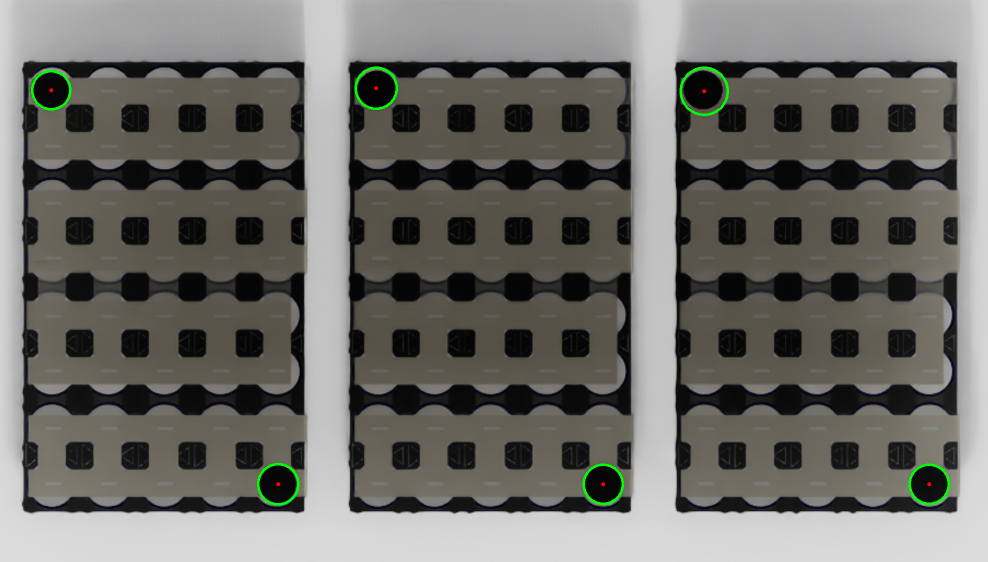
#> input picture perception_prototype/experiments/hough_circle_approach/debug_output.png, 1975 x 1123 px (shown at 1/2 size)
$ python -i pose_estimation.py   (imports and definitions only)
#> lines starting #> are read from the running program, lines starting #| are printed output that depends on the picture; after the words box and inside, x2 and y2 are one past the last pixel; in counts of white or black regions, pixels touching at a corner belong together
#> further down, picture is the input picture: shape (1123, 1975, 3); mean B, G, R 103.6, 108, 109
"""top-down 이미지에서 단자 홀(볼트 포스트)의 픽셀 좌표를 Hough Circle로 검출."""
import math
import os
import sys

import cv2
import numpy as np

MODULE_MIN_AREA_PX = 50000

HOUGH_PARAMS = dict(
    dp=1,
    minDist=200,
    param1=100,
    param2=25,
    minRadius=25,
    maxRadius=55,
)
CIRCULARITY_THRESHOLD = 0.6
# 뭐하는 코드임?: Hough Circle 검출에 쓰이는 설정값들 모아둔 것.
# ---
# 왜 이렇게 짬?: 숫자를 함수 안에 박아넣지 않고 위로 따로 뺀 이유는, 나중에 이 값들만 보고 바로 조정 할 수 있게 하려고.
# minRadius=25, maxRadius=55는 실제 사진에서 구멍 반지름을 측정해서 나온 값이고,
# CIRCULARITY_THRESHOLD=0.6은 진짜 구멍(원형도 0.88~0.90)이랑 가짜 사각형(0.16~0.40)을 실측해서 그 사이 값으로 잡은 것
# ---
# 흐름: 이 자체는 실행되는 코드 X 아래 함수들이 참조하는 "설정판"이다.


def _circularity(gray: np.ndarray, x: int, y: int, r: int) -> float:
    """후보 원 주변만 잘라 원형도(1에 가까울수록 원)를 계산.

    배터리 모듈 표면의 사각형 셀 무늬가 Hough 반지름 범위와 겹쳐서
    같이 검출되는데, 무늬는 원형도가 뚜렷이 낮아(0.16~0.40) 실제
    단자 홀(0.88~0.90)과 구분됨. 밝기 기준 대신 이걸 쓰는 이유는
    조명이 바뀌어도 모양 자체는 유지되어 더 안정적이기 때문.
    """
    pad = int(r * 1.5)
    h, w = gray.shape
    x0, x1 = max(0, x - pad), min(w, x + pad)
    y0, y1 = max(0, y - pad), min(h, y + pad)
    roi = gray[y0:y1, x0:x1]
    if roi.size == 0:
        return 0.0
    _, th = cv2.threshold(roi, 0, 255, cv2.THRESH_BINARY_INV + cv2.THRESH_OTSU)
    contours, _ = cv2.findContours(th, cv2.RETR_EXTERNAL, cv2.CHAIN_APPROX_SIMPLE)
    if not contours:
        return 0.0
    c = max(contours, key=cv2.contourArea)
    area = cv2.contourArea(c)
    peri = cv2.arcLength(c, True)
    if peri == 0:
        return 0.0
    return 4 * np.pi * area / (peri * peri)
# 뭐하는 코드임?: 원 후보 하나가 "진짜 원처럼 생겼는지" 점수(0~1)를 계산.
# ---
# 왜 이렇게 짬?: 처음엔 "안쪽이 얼마나 어두운가"로 진짜/가짜를 구분했는데, 조명이 바뀌면 그 기준이 틀어지는 걸 실험으로 확인했다.
# 그래서 "밝기"가 아니라 "모양"으로 바꿨다.
# > 모양은 조명이 바뀌어도 그대로라 더 안정적이기 때문이다. 이름 앞에 _가 붙은 이유는 "이 파일 안에서만 쓰는 부품이고, 밖에선 직접 부르지 마세요."란 표시
# ---
# 흐름: 혼자 실행 안됨. 아래 detect_terminal_holes() 안에서 원 후보 하나하나마다 불려서 씀.


def detect_terminal_holes(image: np.ndarray) -> list[tuple[int, int, int]]:
    """BGR 이미지에서 단자 홀의 (x, y, r) 픽셀 좌표 리스트를 반환."""
    gray = cv2.cvtColor(image, cv2.COLOR_BGR2GRAY)
    blurred = cv2.medianBlur(gray, 5)
    circles = cv2.HoughCircles(blurred, cv2.HOUGH_GRADIENT, **HOUGH_PARAMS)
#> circles = 14 rows, first 8: [1408.5, 181.5, 49.4], [555.5, 967.5, 37.1], [101.5, 179.5, 35.3], [752.5, 176.5, 37.7], [1858.5, 967.5, 36.1], [103.5, 966.5, 46.3], [1204.5, 741.5, 46.8], [1205.5, 972.5, 40.8]
    if circles is None:
        return []

    holes = []
    for x, y, r in np.round(circles[0, :]).astype(int):
        if _circularity(gray, x, y, r) >= CIRCULARITY_THRESHOLD:
            holes.append((int(x), int(y), int(r)))
#> this loop made 14 passes
#> (x, y, r, pad in _circularity, x0 in _circularity, x1 in _circularity, y0 in _circularity, y1 in _circularity) on passes 1 to 12: (1408, 182, 49, 73, 1335, 1481, 109, 255), (556, 968, 37, 55, 501, 611, 913, 1023), (102, 180, 35, 52, 50, 154, 128, 232), (752, 176, 38, 57, 695, 809, 119, 233), (1858, 968, 36, 54, 1804, 1912, 914, 1022), (104, 966, 46, 69, 35, 173, 897, 1035), (1204, 742, 47, 70, 1134, 1274, 672, 812), (1206, 972, 41, 61, 1145, 1267, 911, 1033), (552, 742, 46, 69, 483, 621, 673, 811), (1206, 180, 45, 67, 1139, 1273, 113, 247), (1858, 740, 47, 70, 1788, 1928, 670, 810), (102, 408, 49, 73, 29, 175, 335, 481)
#> pass 1, in _circularity, `roi = gray[y0:y1, x0:x1]`:
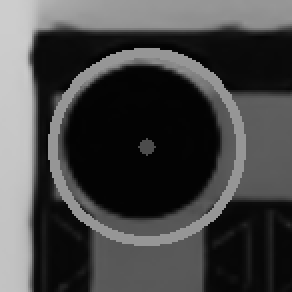
#> roi: shape (146, 146) (shown 2 times larger); min 2, max 205, mean 69.6
#> pass 1, in _circularity, `_, th = cv2.threshold(roi, 0, 255, cv2.THRESH_BINARY_INV + cv2.THRESH_..`:
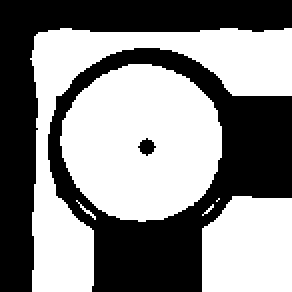
#> th: shape (146, 146) (shown 2 times larger); 53.3% white; 3 black regions, box (x1, y1, x2, y2) and area: (24, 24, 146, 146) 5397, (0, 0, 146, 146) 4499, (69, 69, 78, 78) 49
#> pass 2, in _circularity (call 2), `roi = gray[y0:y1, x0:x1]`:
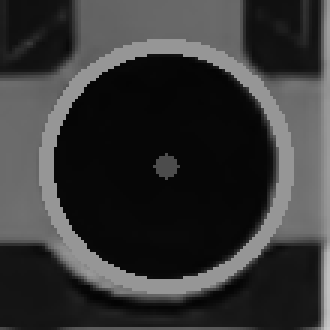
#> roi: shape (110, 110) (shown 3 times larger); min 3, max 201, mean 53.5
#> pass 2, in _circularity (call 2), `_, th = cv2.threshold(roi, 0, 255, cv2.THRESH_BINARY_INV + cv2.THRESH_..`:
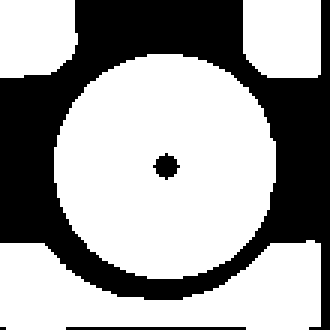
#> th: shape (110, 110) (shown 3 times larger); 63% white; 4 black regions (1 under 20 px), largest, box (x1, y1, x2, y2) and area: (0, 0, 110, 110) 4370, (22, 109, 82, 110) 60, (51, 51, 60, 60) 49
#> after the loop, holes = [(1408, 182, 49), (556, 968, 37), (102, 180, 35), (752, 176, 38), (1858, 968, 36), (1206, 972, 41)]
    return holes
# 뭐하는 코드임?: 사진 한 장을 받아서, 진짜 단자 구멍들의(x,y,반지름) 리스트를 반환한다.
# ---
# 왜 이렇게 짬?: 이미지 파일 경로를 몰라도 되게, "이미지 배열"만 받도록 만들었다.
# 그래야 나중에 실제 카메라에서 받은 프레임을 그대로 넣을 수 있으니까.(파일로 저장 안 해도 됨.)
# 내부적으로 cv2.HoughCircles로 후보를 다 찾은 다음(14개) _circularity()로 걸러서(6개만 남김)반환
# ---
# 흐름: 이 파일이 가장 먼저 실행되는 진입점 역할. 사진 -> 이 함수 -> 픽셀 좌표 리스트.


# [66 lines left out: functions _detect_module_boxes, pair_terminal_holes, draw_debug, not called in this run]


DEFAULT_IMG_PATH = r"C:\Users\meihi\Downloads\배터리 모듈팩.png"
# 뭐하는 코드임?: 검출된 구멍 위치에 초록 원 + 빨간 점을 그려서 눈으로 확인할 수 있는 이미지를 만듦.
# ---
# 왜 이렇게 짬?: 검출 로직(detect_terminal_holes)이랑 시각화를 분리함. 로봇 노드에서 실제로 쓸 땐 이 함수는 필요 없고(좌표만 쓰면됨.)
# 사람이 눈으로 확인 할 때만 필요하니 따로 빼버림.
# ---
# 흐름: main()에서만 불림. 실제 노드에서 안씀.


# [18 lines left out: function main, not called in this run]


# [2 lines not run here, left out]

>>> import cv2
>>> picture = cv2.imread('debug_output.png')
>>> result = detect_terminal_holes(picture)
#> result has the same summary as holes in detect_terminal_holes
